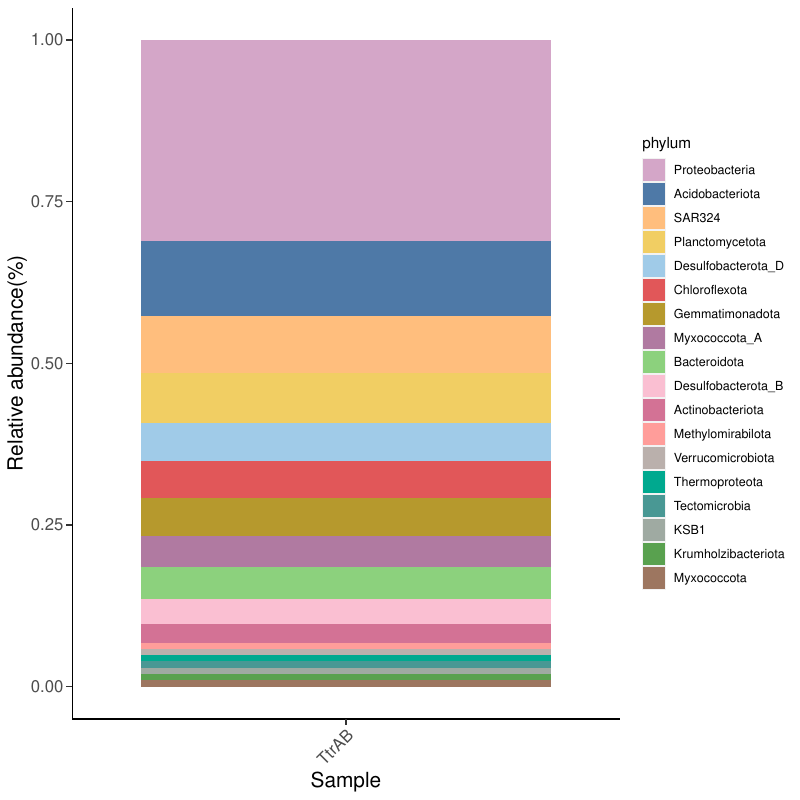

Reproduce this figure in R.
library(ggplot2)
data <- read.csv("TtrAB.csv", header = T, check.names = F)
data$phylum <- factor(data$phylum,levels = c("Proteobacteria","Acidobacteriota","SAR324","Planctomycetota","Desulfobacterota_D","Chloroflexota","Gemmatimonadota","Myxococcota_A","Bacteroidota","Desulfobacterota_B","Actinobacteriota","Methylomirabilota","Verrucomicrobiota","Thermoproteota","Tectomicrobia","KSB1","Krumholzibacteriota","Myxococcota"))
mycol <- c("#d4a6c8","#4e79a7","#ffbe7d","#f1ce63","#a0cbe8","#e15759","#b6992d","#b07aa1","#8cd17d","#fabfd2","#d37295","#ff9d9a","#bab0ac","#00a98f","#499894","#9faaa2","#59a14f","#9d7660")
p <- ggplot(data, aes(x=gene, y=num, fill=phylum)) + geom_bar(stat = "identity",position ="fill") + scale_fill_manual(values=mycol) + labs(x = "Sample" , y = "Relative abundance(%)") + theme(axis.title=element_text(size=15),axis.text.x = element_text(angle=45, hjust = 1, vjust = 1 ,size = 12),axis.text.y = element_text(size = 12),axis.ticks.length=unit(0.15,"cm") ,panel.background = element_blank(),axis.line = element_line(color = "black"))
ggsave("TtrAB.pdf",p,width = 8,height = 8)